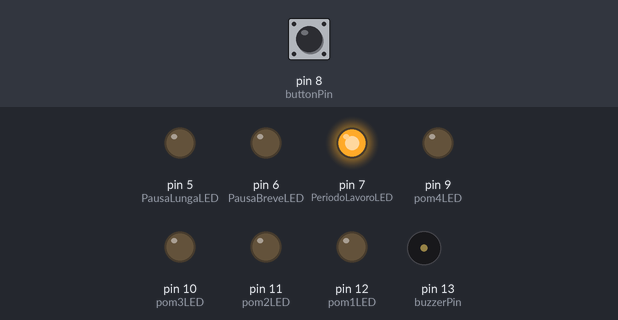
The sketch below on a simulated Arduino Uno, built with avr-gcc and run on an emulated ATmega328P. On the bench: output pins drawn as LEDs (lit = HIGH), buzzer (waves = sounding, pin HIGH). Inputs (shaded band) come from the test bench; at power-on: pin 8 (buttonPin) LOW.

Above: at 0.1 s.
At 25.1 s:
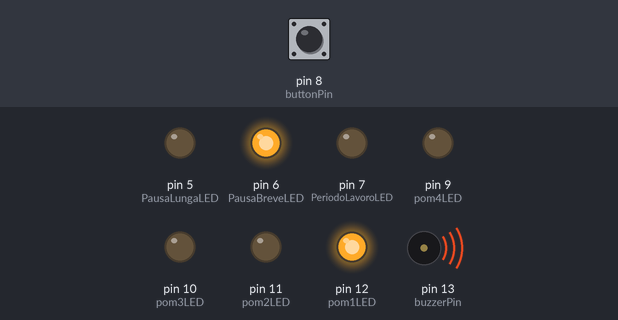
At 26.1 s:
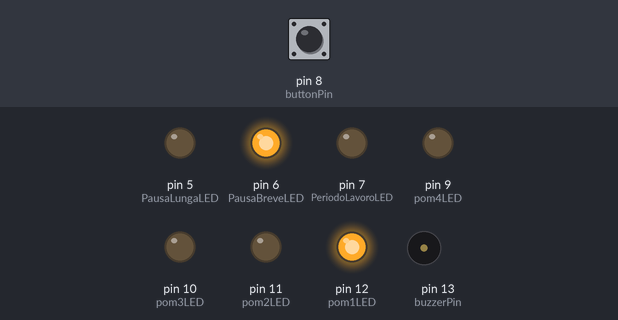
At 32.1 s:
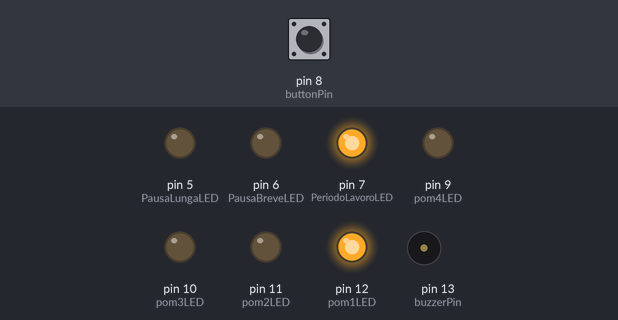
Timing chart, 0 to 33.6 s (numbered marks = the images above):
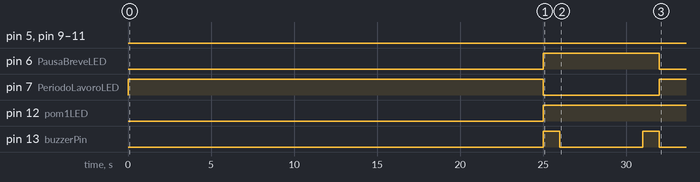

The sketch:

TomatoTechnique.ino
```cpp
/*
 * Demo Alessandro
 * 4B - Automazione
 * Compito per il 17.11.2020
 * Misuratore con pomodoro technique
 */
#define Lavoro 0
#define PausaBreve 1
#define PausaLunga 2

int stato = Lavoro;             // variabile di stato iniziale
int counter = 0;                // variabile di conteggio

const int buttonPin = 8;        // pin a cui é collegato il pulsante
const int buzzerPin = 13;       // pin a cui é collegato il buzzer
const int PeriodoLavoroLED = 7; // pin a cui é collegato il LED del periodo di lavoro
const int PausaBreveLED = 6;    // pin a cui é collegato il LED del periodo di pausa breve
const int PausaLungaLED  =  5;  // pin a cui é collegato il LED del periodo di pausa lunga

// pin a cui sono collegati i LED pomodoro
const int pom1LED =   12;
const int pom2LED =   11;
const int pom3LED =   10;
const int pom4LED =   9;

void setup() {
  pinMode(buttonPin, INPUT);         // pulsante inizializzato come input
  pinMode(buzzerPin, OUTPUT);        // buzzer inizializzato come output
  pinMode(PeriodoLavoroLED, OUTPUT); // LED del periodo di lavoro inizializzato come output
  pinMode(PausaBreveLED, OUTPUT);    // LED del periodo di pausa breve inizializzato come output
  pinMode(PausaLungaLED, OUTPUT);    // LED del periodo di pausa lunga inizializzato come output

  // LED pomodoro inizializzati come output
  pinMode(pom1LED, OUTPUT);
  pinMode(pom2LED, OUTPUT);
  pinMode(pom3LED, OUTPUT);
  pinMode(pom4LED, OUTPUT);

  // premere il pulsante per iniziare il ciclo di lavoro e pause
  while (digitalRead(buttonPin) == HIGH);
}

void loop() {
  switch (stato) {       // se lo stato ha:
    case 0:              // valore 0
      Lavorare();        // eseguire la funzione Lavorare
      break;             // interrompere la funzione

    case 1:              // valore 1
      FarePausaBreve();  // eguire la funzione FarePausaBreve
      break;             // interrompere la funzione

    case 2:              // valore 2
      FarePausaLunga();  // eguire la funzione FarePausaLunga
      break;             // interrompere la funzione
  }
}

void Lavorare() {
  statoPomodoro();     // leggere gli stati dei pomodori

  digitalWrite(PeriodoLavoroLED, HIGH); // il LED del periodo di lavoro é acceso
  digitalWrite(PausaBreveLED, LOW);     // il LED del periodo di pausa breve é spento
  digitalWrite(PausaLungaLED, LOW);     // il LED del periodo di pausa lunga é spento

  delay(25000);        // durata di un pomodoro pari a 25 secondi(si possono impostare anche 25 minuti reali)
  counter++;           // aggiungere 1 alla variabile di conteggio dopo un pomodoro

  // se il conteggio é minore o uguale a 3
  if (counter <= 3) {
    stato = PausaBreve;      // passare allo stato di pausa breve
  }

  // se il conteggio é uguale a 4
  if (counter == 4) {
    stato = PausaLunga;      // passare allo stato di pausa lunga
  }
}

void FarePausaBreve() {
  statoPomodoro();     // leggere gli stati dei pomodori

  digitalWrite(PeriodoLavoroLED, LOW); // il LED del periodo di lavoro é spento
  digitalWrite(PausaBreveLED, HIGH);   // il LED del periodo di pausa breve é acceso
  digitalWrite(PausaLungaLED, LOW);    // il LED del periodo di pausa lunga é spento
  digitalWrite(buzzerPin, HIGH);       // il buzzer emette un suono accendendosi
  delay(1000);                         // aspettare un secondo
  digitalWrite(buzzerPin, LOW);        // il buzzer si spegne

  delay(5000);         // durata della pausa breve  pari a 5 secondi(si possono impostare anche 5 minuti reali)
  digitalWrite(buzzerPin, HIGH);       // il buzzer emette un suono accendendosi
  delay(1000);                         // aspettare un secondo
  digitalWrite(buzzerPin, LOW);        // il buzzer si spegne

  if (counter <= 3) {        // se il conteggio é ancora minore o uguale a 3
    stato = Lavoro;          // passare allo stato di lavoro
  }
}

void FarePausaLunga() {
  statoPomodoro();     // leggere gli stati dei pomodori

  digitalWrite(PeriodoLavoroLED, LOW);  // il LED del periodo di lavoro é spento
  digitalWrite(PausaBreveLED, LOW);     // il LED del periodo di pausa breve é spento
  digitalWrite(PausaLungaLED, HIGH);    // il LED del periodo di pausa lunga é acceso
  digitalWrite(buzzerPin, HIGH);        // il buzzer emette un suono accendendosi
  delay(1000);                          // aspettare un secondo
  digitalWrite(buzzerPin, LOW);         // il buzzer si spegne

  delay(20000);         // durata della pausa lunga pari a 20 secondi(si possono impostare anche 20 minuti reali)
  digitalWrite(buzzerPin, HIGH);       // il buzzer emette un suono accendendosi
  delay(1000);                         // aspettare un secondo
  digitalWrite(buzzerPin, LOW);        // il buzzer si spegne

  // si accendono tutti e 7 i led per indicare la fine di un ciclo di lavoro e pause
  digitalWrite(PeriodoLavoroLED, HIGH);
  digitalWrite(PausaBreveLED, HIGH);
  digitalWrite(PausaLungaLED, HIGH);
  delay(2000);       // aspettare 2 secondi

  // i 7 led si spengono per cominciare un nuovo ciclo di lavoro e pause
  digitalWrite(PeriodoLavoroLED, LOW);
  digitalWrite(PausaBreveLED, LOW);
  digitalWrite(PausaLungaLED, LOW);
  digitalWrite(pom1LED, LOW);
  digitalWrite(pom2LED, LOW);
  digitalWrite(pom3LED, LOW);
  digitalWrite(pom4LED, LOW);

  // premere nuovamente il pulsante se si vuole inizare un nuovo ciclo
  while (digitalRead(buttonPin) == HIGH);

  // resettare tutte le impostazioni da zero
  counter = 0;
  stato = Lavoro;

}

void statoPomodoro() {
  if (counter == 0) {             // se il conteggio é uguale a 0
    // tutti e 4 i LED pomodoro sono spenti
    digitalWrite(pom1LED, LOW);
    digitalWrite(pom2LED, LOW);
    digitalWrite(pom3LED, LOW);
    digitalWrite(pom4LED, LOW);
  }

  if (counter == 1) {             // se il conteggio é uguale a 1
    digitalWrite(pom1LED, HIGH);  // solo il LED pomodoro 1 é acceso
  }

  if (counter == 2) {             // se il conteggio é uguale a 2
    digitalWrite(pom1LED, HIGH);  // il LED pomodoro 1 é acceso
    digitalWrite(pom2LED, HIGH);  // il LED pomodoro 2 é acceso
  }

  if (counter == 3) {             // se il conteggio é uguale a 3
    digitalWrite(pom1LED, HIGH);  // il LED pomodoro 1 é acceso
    digitalWrite(pom2LED, HIGH);  // il LED pomodoro 2 é acceso
    digitalWrite(pom3LED, HIGH);  // il LED pomodoro 3 é acceso
  }

  if (counter == 4) {             // se il conteggio é uguale a 4
    // tutti e 4 i LED pomodoro sono accesi
    digitalWrite(pom1LED, HIGH);
    digitalWrite(pom2LED, HIGH);
    digitalWrite(pom3LED, HIGH);
    digitalWrite(pom4LED, HIGH);
  }
}
```

Measured:
- by itself, pin 6 (PausaBreveLED): LOW → HIGH at 25.0 s, → LOW 7.0 s later
- by itself, pin 7 (PeriodoLavoroLED): LOW → HIGH at 0.00 s, → LOW 25.0 s later, → HIGH 7.0 s later
- by itself, pin 12 (pom1LED): LOW → HIGH at 25.0 s
- by itself, pin 13 (buzzerPin): LOW → HIGH at 25.0 s, → LOW 1.0 s later, → HIGH 5.0 s later, → LOW 1.0 s later, … (4 changes in this stretch)
